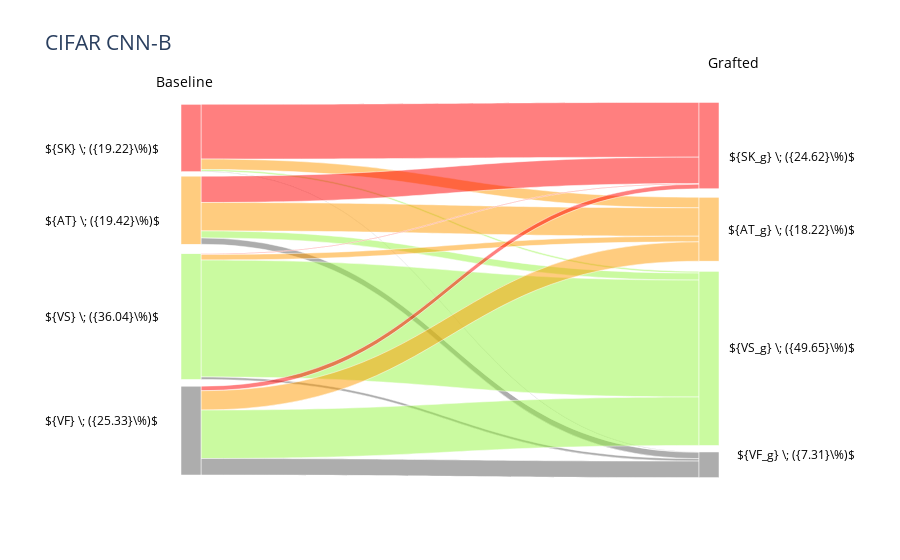

The cell this chart's notebook holds for it:
### Code cell
#Plot transfers

fig = go.Figure(data=[go.Sankey(
    textfont=dict(color="rgba(0,0,0,0)", size=1),
    node = dict(
      pad = 10,
      thickness = 20,
      x=[0.15, 0.15, 0.15, 0.15, 0.85, 0.85, 0.85, 0.85],
      y = pos_list,
      line = dict(color = "White", width = 0.5),
      label = labels,
      color =  colors*2
    ),
    link = dict(
      line = dict(color = "White", width = 0.5),
      source = source_list,
      target = target_list,
      value = val_list,
      color = link_colors
  ))])

fig.update_layout(title_text=f"CIFAR CNN-B", font_size=15)

fig.add_annotation(dict(font=dict(color="black",size=14), x=0.10, y=1.08, showarrow=False, text=name_a))
fig.add_annotation(dict(font=dict(color="black",size=14), x=0.92, y=1.13, showarrow=False, text = name_b))
for ann, x, y in zip(annotations, ann_x, ann_y):
    fig.add_annotation(dict(font=dict(color="black",size=12), x=x, y=y, showarrow=False, text=ann))
fig.show()
fig.write_image("graphics/sankey_test.png", scale = 8)

### Figure 1 — Plotly figure (JSON) as saved in the notebook; plotly's stock layout.template omitted (floating-point values rounded to 4 significant figures)
{"data": [{"link": {"color": ["rgba(255,0,0, 0.5)", "rgba(255, 153, 0, 0.5)", "rgba(149, 245, 66, 0.5)", "rgba(92, 92, 92, 0.5)", "rgba(255,0,0, 0.5)", "rgba(255, 153, 0, 0.5)", "rgba(149, 245, 66, 0.5)", "rgba(92, 92, 92, 0.5)", "rgba(255,0,0, 0.5)", "rgba(255, 153, 0, 0.5)", "rgba(149, 245, 66, 0.5)", "rgba(92, 92, 92, 0.5)", "rgba(255,0,0, 0.5)", "rgba(255, 153, 0, 0.5)", "rgba(149, 245, 66, 0.5)", "rgba(92, 92, 92, 0.5)"], "line": {"color": "White", "width": 0.5}, "source": [0, 0, 0, 0, 1, 1, 1, 1, 2, 2, 2, 2, 3, 3, 3, 3], "target": [4, 5, 6, 7, 4, 5, 6, 7, 4, 5, 6, 7, 4, 5, 6, 7], "value": [156, 30, 5, 1, 75, 81, 20, 18, 2, 16, 333, 7, 13, 55, 138, 47]}, "node": {"color": ["rgba(255,0,0, 0.5)", "rgba(255, 153, 0, 0.5)", "rgba(149, 245, 66, 0.5)", "rgba(92, 92, 92, 0.5)", "rgba(255,0,0, 0.5)", "rgba(255, 153, 0, 0.5)", "rgba(149, 245, 66, 0.5)", "rgba(92, 92, 92, 0.5)"], "label": ["SK", "AT", "VS", "VF", "SK_g", "AT_g", "VS_g", "VF_g"], "line": {"color": "White", "width": 0.5}, "pad": 10, "thickness": 20, "x": [0.15, 0.15, 0.15, 0.15, 0.85, 0.85, 0.85, 0.85], "y": [0.1, 0.29, 0.57, 0.87, 0.12, 0.34, 0.68, 0.96]}, "textfont": {"color": "rgba(0,0,0,0)", "size": 1}, "type": "sankey"}], "layout": {"annotations": [{"font": {"color": "black", "size": 14}, "showarrow": false, "text": "Baseline", "x": 0.1, "y": 1.08}, {"font": {"color": "black", "size": 14}, "showarrow": false, "text": "Grafted", "x": 0.92, "y": 1.13}, {"font": {"color": "black", "size": 12}, "showarrow": false, "text": "${SK} \\; ({19.22}\\%)$", "x": -0.05, "y": 0.9}, {"font": {"color": "black", "size": 12}, "showarrow": false, "text": "${AT} \\; ({19.42}\\%)$", "x": -0.05, "y": 0.71}, {"font": {"color": "black", "size": 12}, "showarrow": false, "text": "${VS} \\; ({36.04}\\%)$", "x": -0.05, "y": 0.43}, {"font": {"color": "black", "size": 12}, "showarrow": false, "text": "${VF} \\; ({25.33}\\%)$", "x": -0.05, "y": 0.13}, {"font": {"color": "black", "size": 12}, "showarrow": false, "text": "${SK_g} \\; ({24.62}\\%)$", "x": 1.05, "y": 0.88}, {"font": {"color": "black", "size": 12}, "showarrow": false, "text": "${AT_g} \\; ({18.22}\\%)$", "x": 1.05, "y": 0.66}, {"font": {"color": "black", "size": 12}, "showarrow": false, "text": "${VS_g} \\; ({49.65}\\%)$", "x": 1.05, "y": 0.32}, {"font": {"color": "black", "size": 12}, "showarrow": false, "text": "${VF_g} \\; ({7.31}\\%)$", "x": 1.05, "y": 0.04}], "font": {"size": 15}, "title": {"text": "CIFAR CNN-B"}}}
